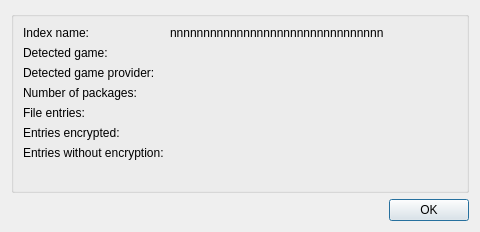
<?xml version="1.0" encoding="UTF-8"?>
<ui version="4.0">
 <class>IndexPropertiesDialog</class>
 <widget class="QWidget" name="IndexPropertiesDialog">
  <property name="geometry">
   <rect>
    <x>0</x>
    <y>0</y>
    <width>480</width>
    <height>232</height>
   </rect>
  </property>
  <property name="windowTitle">
   <string>Index properties</string>
  </property>
  <property name="locale">
   <locale language="English" country="UnitedStates"/>
  </property>
  <layout class="QVBoxLayout" name="verticalLayout">
   <item>
    <widget class="QGroupBox" name="groupBox">
     <property name="title">
      <string/>
     </property>
     <layout class="QHBoxLayout" name="horizontalLayout">
      <item>
       <layout class="QFormLayout" name="formLayout">
        <item row="0" column="0">
         <widget class="QLabel" name="label_1">
          <property name="text">
           <string>Index name:</string>
          </property>
         </widget>
        </item>
        <item row="0" column="1">
         <widget class="QLabel" name="lblPkgName">
          <property name="text">
           <string>nnnnnnnnnnnnnnnnnnnnnnnnnnnnnnnn</string>
          </property>
         </widget>
        </item>
        <item row="1" column="0">
         <widget class="QLabel" name="label_2">
          <property name="text">
           <string>Detected game:</string>
          </property>
         </widget>
        </item>
        <item row="1" column="1">
         <widget class="QLabel" name="lblGame">
          <property name="text">
           <string/>
          </property>
         </widget>
        </item>
        <item row="2" column="0">
         <widget class="QLabel" name="label_3">
          <property name="text">
           <string>Detected game provider:</string>
          </property>
         </widget>
        </item>
        <item row="2" column="1">
         <widget class="QLabel" name="lblProvider">
          <property name="text">
           <string/>
          </property>
         </widget>
        </item>
        <item row="3" column="0">
         <widget class="QLabel" name="label_11">
          <property name="text">
           <string>Number of packages:</string>
          </property>
         </widget>
        </item>
        <item row="3" column="1">
         <widget class="QLabel" name="lblPkgNum">
          <property name="text">
           <string/>
          </property>
         </widget>
        </item>
        <item row="4" column="0">
         <widget class="QLabel" name="label_5">
          <property name="text">
           <string>File entries:</string>
          </property>
         </widget>
        </item>
        <item row="4" column="1">
         <widget class="QLabel" name="lblEntries">
          <property name="text">
           <string/>
          </property>
         </widget>
        </item>
        <item row="5" column="0">
         <widget class="QLabel" name="label_6">
          <property name="text">
           <string>Entries encrypted:</string>
          </property>
         </widget>
        </item>
        <item row="5" column="1">
         <widget class="QLabel" name="lblEntriesEnc">
          <property name="text">
           <string/>
          </property>
         </widget>
        </item>
        <item row="6" column="0">
         <widget class="QLabel" name="label_9">
          <property name="text">
           <string>Entries without encryption:</string>
          </property>
         </widget>
        </item>
        <item row="6" column="1">
         <widget class="QLabel" name="lblEntriesPlain">
          <property name="text">
           <string/>
          </property>
         </widget>
        </item>
       </layout>
      </item>
     </layout>
    </widget>
   </item>
   <item>
    <widget class="QDialogButtonBox" name="buttonBox">
     <property name="standardButtons">
      <set>QDialogButtonBox::StandardButton::Ok</set>
     </property>
    </widget>
   </item>
  </layout>
 </widget>
 <resources/>
 <connections/>
</ui>
